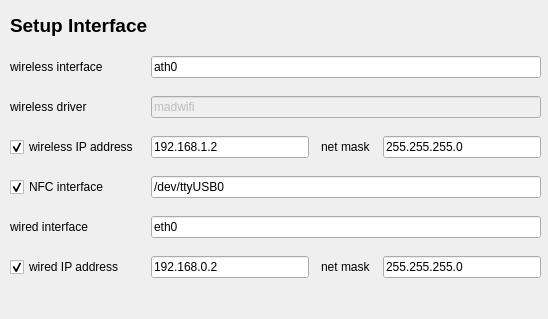
<ui version="4.0" >
 <class>SetupInterface</class>
 <widget class="QWidget" name="SetupInterface" >
  <property name="geometry" >
   <rect>
    <x>0</x>
    <y>0</y>
    <width>548</width>
    <height>319</height>
   </rect>
  </property>
  <property name="windowTitle" >
   <string/>
  </property>
  <widget class="QLabel" name="label" >
   <property name="geometry" >
    <rect>
     <x>10</x>
     <y>10</y>
     <width>551</width>
     <height>31</height>
    </rect>
   </property>
   <property name="font" >
    <font>
     <pointsize>14</pointsize>
     <weight>75</weight>
     <bold>true</bold>
    </font>
   </property>
   <property name="text" >
    <string>Setup Interface</string>
   </property>
  </widget>
  <widget class="QWidget" name="gridLayout" >
   <property name="geometry" >
    <rect>
     <x>10</x>
     <y>50</y>
     <width>531</width>
     <height>240</height>
    </rect>
   </property>
   <layout class="QGridLayout" >
    <property name="leftMargin" >
     <number>0</number>
    </property>
    <property name="topMargin" >
     <number>0</number>
    </property>
    <property name="rightMargin" >
     <number>0</number>
    </property>
    <property name="bottomMargin" >
     <number>0</number>
    </property>
    <property name="horizontalSpacing" >
     <number>12</number>
    </property>
    <property name="verticalSpacing" >
     <number>12</number>
    </property>
    <item row="3" column="1" >
     <widget class="QLineEdit" name="leNFCInterface" >
      <property name="text" >
       <string>/dev/ttyUSB0</string>
      </property>
     </widget>
    </item>
    <item row="3" column="0" >
     <widget class="QCheckBox" name="cbNFCInterface" >
      <property name="text" >
       <string>NFC interface</string>
      </property>
      <property name="checked" >
       <bool>true</bool>
      </property>
     </widget>
    </item>
    <item row="2" column="0" >
     <widget class="QCheckBox" name="cbIPAddress" >
      <property name="toolTip" >
       <string>Unchecked if using DHCP</string>
      </property>
      <property name="text" >
       <string>wireless IP address</string>
      </property>
      <property name="checked" >
       <bool>true</bool>
      </property>
     </widget>
    </item>
    <item row="0" column="1" >
     <widget class="QLineEdit" name="leWInterface" >
      <property name="text" >
       <string>ath0</string>
      </property>
     </widget>
    </item>
    <item row="4" column="1" >
     <widget class="QLineEdit" name="leInterface2" >
      <property name="text" >
       <string>eth0</string>
      </property>
     </widget>
    </item>
    <item row="0" column="0" >
     <widget class="QLabel" name="label_2" >
      <property name="text" >
       <string>wireless interface</string>
      </property>
     </widget>
    </item>
    <item row="4" column="0" >
     <widget class="QLabel" name="label_4" >
      <property name="text" >
       <string>wired interface</string>
      </property>
     </widget>
    </item>
    <item row="1" column="1" >
     <widget class="QLineEdit" name="leWDriver" >
      <property name="enabled" >
       <bool>false</bool>
      </property>
      <property name="text" >
       <string>madwifi</string>
      </property>
      <property name="readOnly" >
       <bool>true</bool>
      </property>
     </widget>
    </item>
    <item row="5" column="0" >
     <widget class="QCheckBox" name="cbIPAddress2" >
      <property name="text" >
       <string>wired IP address</string>
      </property>
      <property name="checked" >
       <bool>true</bool>
      </property>
     </widget>
    </item>
    <item row="1" column="0" >
     <widget class="QLabel" name="label_3" >
      <property name="text" >
       <string>wireless driver</string>
      </property>
     </widget>
    </item>
    <item row="2" column="1" >
     <layout class="QHBoxLayout" >
      <property name="spacing" >
       <number>12</number>
      </property>
      <property name="leftMargin" >
       <number>0</number>
      </property>
      <property name="topMargin" >
       <number>0</number>
      </property>
      <property name="rightMargin" >
       <number>0</number>
      </property>
      <property name="bottomMargin" >
       <number>0</number>
      </property>
      <item>
       <widget class="QLineEdit" name="leIPAddress" >
        <property name="inputMask" >
         <string/>
        </property>
        <property name="text" >
         <string>192.168.1.2</string>
        </property>
       </widget>
      </item>
      <item>
       <widget class="QLabel" name="label_5" >
        <property name="text" >
         <string>net mask</string>
        </property>
       </widget>
      </item>
      <item>
       <widget class="QLineEdit" name="leNetMask" >
        <property name="text" >
         <string>255.255.255.0</string>
        </property>
       </widget>
      </item>
     </layout>
    </item>
    <item row="5" column="1" >
     <layout class="QHBoxLayout" >
      <property name="spacing" >
       <number>12</number>
      </property>
      <property name="leftMargin" >
       <number>0</number>
      </property>
      <property name="topMargin" >
       <number>0</number>
      </property>
      <property name="rightMargin" >
       <number>0</number>
      </property>
      <property name="bottomMargin" >
       <number>0</number>
      </property>
      <item>
       <widget class="QLineEdit" name="leIPAddress2" >
        <property name="text" >
         <string>192.168.0.2</string>
        </property>
       </widget>
      </item>
      <item>
       <widget class="QLabel" name="label_6" >
        <property name="text" >
         <string>net mask</string>
        </property>
       </widget>
      </item>
      <item>
       <widget class="QLineEdit" name="leNetMask2" >
        <property name="text" >
         <string>255.255.255.0</string>
        </property>
       </widget>
      </item>
     </layout>
    </item>
   </layout>
  </widget>
 </widget>
 <tabstops>
  <tabstop>leWInterface</tabstop>
  <tabstop>leWDriver</tabstop>
  <tabstop>cbIPAddress</tabstop>
  <tabstop>leIPAddress</tabstop>
  <tabstop>leNetMask</tabstop>
  <tabstop>cbNFCInterface</tabstop>
  <tabstop>leNFCInterface</tabstop>
  <tabstop>leInterface2</tabstop>
  <tabstop>cbIPAddress2</tabstop>
  <tabstop>leIPAddress2</tabstop>
  <tabstop>leNetMask2</tabstop>
 </tabstops>
 <resources/>
 <connections/>
</ui>
